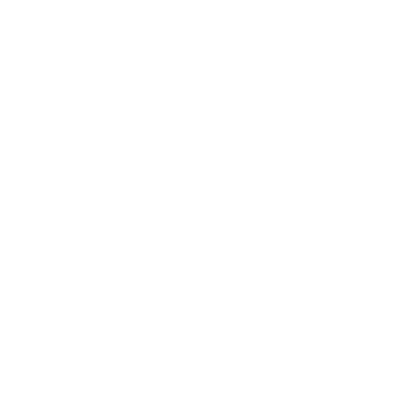
Frame 1 (no input)
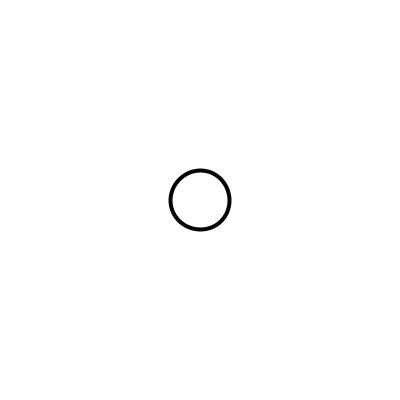
Frame 60 (the mouse pressed at the canvas centre just before this capture)
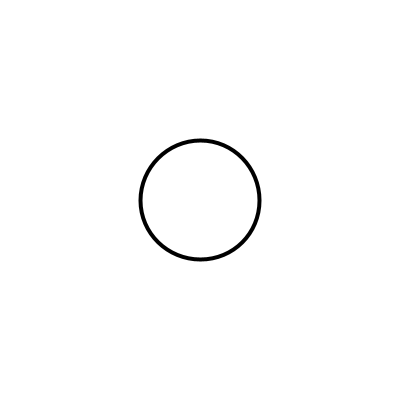
Frame 120 (the mouse held since frame 60 and released just before this capture)

The Processing sketch that drew these frames (run headless with seeded random() and noise(); from frame 60 on, the mouse is pressed at the canvas centre):

// Processing sketch: grows_bigger
// ── grows_bigger.pde
int x;

void setup() {
  size(400, 400);
  x = 0;
}
//---end setup---

void draw() {
  background(255);
  strokeWeight(4);
  ellipse(200, 200, x, x);
  x= x+1;
  if (x>600) {
    x=0;
  }
}//---end draw---
